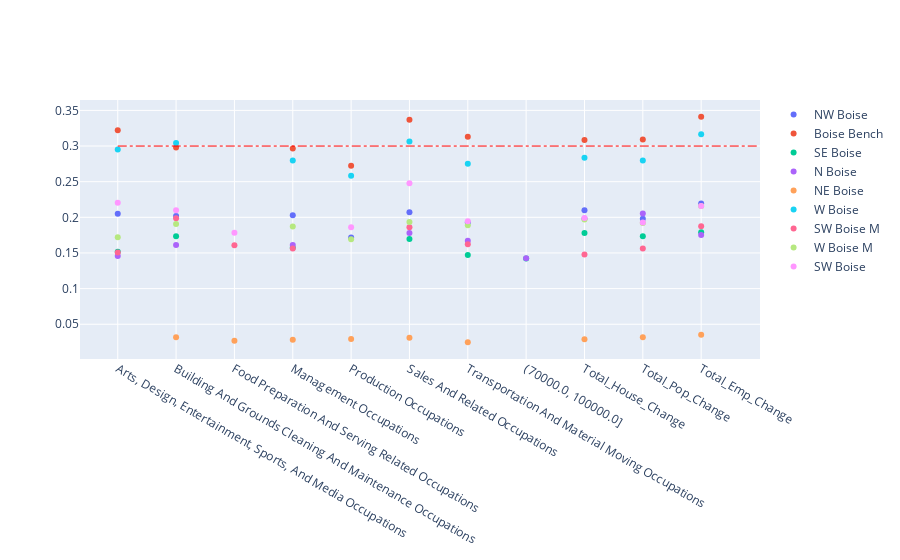

Notebook code cell kept with this figure:
### Code cell
df = pd.read_pickle('a-Coeff-compare.pkl')
df = df.iloc[1:]

fig = go.Figure()

fig.add_trace(go.Scatter(x= df['index'], y=df['NW_Boise'],
                    mode='markers',    
                    name='NW Boise'))

fig.add_trace(go.Scatter(x= df['index'], y=df['B_Bench'],
                    mode='markers',     
                    name='Boise Bench'))

fig.add_trace(go.Scatter(x= df['index'], y=df['SE_Boise'],
                    mode='markers',    
                    name='SE Boise'))

fig.add_trace(go.Scatter(x= df['index'], y=df['N_Boise'],
                    mode='markers',  
                    name='N Boise'))

fig.add_trace(go.Scatter(x= df['index'], y=df['NE_Boise'],
                    mode='markers',   
                    name='NE Boise'))

fig.add_trace(go.Scatter(x= df['index'], y=df['W_Boise'],
                    mode='markers',    
                    name='W Boise'))

fig.add_trace(go.Scatter(x= df['index'], y=df['SW_Boise_M'],
                    mode='markers',   
                    name='SW Boise M'))

fig.add_trace(go.Scatter(x= df['index'], y=df['W_Boise_M'],
                    mode='markers',   
                    name='W Boise M'))

fig.add_trace(go.Scatter(x= df['index'], y=df['SW_Boise'],
                    mode='markers',    
                    name='SW Boise'))

fig.update_layout(
    shapes=[
        # Line Horizontal
        go.layout.Shape(
            type="line",
            x0=0,y0=.3,
            x1=11,y1=.3,
            line=dict(
                color="Red",
                width=1,
                dash="dashdot",),),])
fig.show()

### Figure 1 — Plotly figure (JSON) as saved in the notebook; plotly's stock layout.template omitted (floating-point values rounded to 4 significant figures)
{"data": [{"mode": "markers", "name": "NW Boise", "type": "scatter", "x": ["Arts, Design, Entertainment, Sports, And Media Occupations", "Building And Grounds Cleaning And Maintenance Occupations", "Food Preparation And Serving Related Occupations", "Management Occupations", "Production Occupations", "Sales And Related Occupations", "Transportation And Material Moving Occupations", "(70000.0, 100000.0]", "Total_House_Change", "Total_Pop_Change", "Total_Emp_Change"], "y": [0.2051, 0.202, null, 0.203, 0.1716, 0.2072, 0.1927, null, 0.2101, 0.1981, 0.2194]}, {"mode": "markers", "name": "Boise Bench", "type": "scatter", "x": ["Arts, Design, Entertainment, Sports, And Media Occupations", "Building And Grounds Cleaning And Maintenance Occupations", "Food Preparation And Serving Related Occupations", "Management Occupations", "Production Occupations", "Sales And Related Occupations", "Transportation And Material Moving Occupations", "(70000.0, 100000.0]", "Total_House_Change", "Total_Pop_Change", "Total_Emp_Change"], "y": [0.3223, 0.2978, null, 0.2965, 0.2725, 0.3369, 0.3129, null, 0.3083, 0.3092, 0.3412]}, {"mode": "markers", "name": "SE Boise", "type": "scatter", "x": ["Arts, Design, Entertainment, Sports, And Media Occupations", "Building And Grounds Cleaning And Maintenance Occupations", "Food Preparation And Serving Related Occupations", "Management Occupations", "Production Occupations", "Sales And Related Occupations", "Transportation And Material Moving Occupations", "(70000.0, 100000.0]", "Total_House_Change", "Total_Pop_Change", "Total_Emp_Change"], "y": [0.1517, 0.1735, null, 0.1574, null, 0.1697, 0.147, 0.1422, 0.1778, 0.1736, 0.1789]}, {"mode": "markers", "name": "N Boise", "type": "scatter", "x": ["Arts, Design, Entertainment, Sports, And Media Occupations", "Building And Grounds Cleaning And Maintenance Occupations", "Food Preparation And Serving Related Occupations", "Management Occupations", "Production Occupations", "Sales And Related Occupations", "Transportation And Material Moving Occupations", "(70000.0, 100000.0]", "Total_House_Change", "Total_Pop_Change", "Total_Emp_Change"], "y": [0.1457, 0.1612, null, 0.1611, null, 0.1779, 0.1673, 0.1426, 0.1985, 0.2055, 0.175]}, {"mode": "markers", "name": "NE Boise", "type": "scatter", "x": ["Arts, Design, Entertainment, Sports, And Media Occupations", "Building And Grounds Cleaning And Maintenance Occupations", "Food Preparation And Serving Related Occupations", "Management Occupations", "Production Occupations", "Sales And Related Occupations", "Transportation And Material Moving Occupations", "(70000.0, 100000.0]", "Total_House_Change", "Total_Pop_Change", "Total_Emp_Change"], "y": [null, 0.03192, 0.02681, 0.02829, 0.02927, 0.03106, 0.02467, null, 0.02879, 0.03177, 0.03517]}, {"mode": "markers", "name": "W Boise", "type": "scatter", "x": ["Arts, Design, Entertainment, Sports, And Media Occupations", "Building And Grounds Cleaning And Maintenance Occupations", "Food Preparation And Serving Related Occupations", "Management Occupations", "Production Occupations", "Sales And Related Occupations", "Transportation And Material Moving Occupations", "(70000.0, 100000.0]", "Total_House_Change", "Total_Pop_Change", "Total_Emp_Change"], "y": [0.2952, 0.3041, null, 0.2795, 0.2584, 0.3064, 0.2753, null, 0.2837, 0.2797, 0.3166]}, {"mode": "markers", "name": "SW Boise M", "type": "scatter", "x": ["Arts, Design, Entertainment, Sports, And Media Occupations", "Building And Grounds Cleaning And Maintenance Occupations", "Food Preparation And Serving Related Occupations", "Management Occupations", "Production Occupations", "Sales And Related Occupations", "Transportation And Material Moving Occupations", "(70000.0, 100000.0]", "Total_House_Change", "Total_Pop_Change", "Total_Emp_Change"], "y": [0.1505, 0.1986, 0.1607, 0.1564, null, 0.1861, 0.1622, null, 0.1477, 0.1561, 0.1875]}, {"mode": "markers", "name": "W Boise M", "type": "scatter", "x": ["Arts, Design, Entertainment, Sports, And Media Occupations", "Building And Grounds Cleaning And Maintenance Occupations", "Food Preparation And Serving Related Occupations", "Management Occupations", "Production Occupations", "Sales And Related Occupations", "Transportation And Material Moving Occupations", "(70000.0, 100000.0]", "Total_House_Change", "Total_Pop_Change", "Total_Emp_Change"], "y": [0.172, 0.1905, null, 0.1873, 0.1692, 0.1934, 0.189, null, 0.1968, 0.1921, 0.2157]}, {"mode": "markers", "name": "SW Boise", "type": "scatter", "x": ["Arts, Design, Entertainment, Sports, And Media Occupations", "Building And Grounds Cleaning And Maintenance Occupations", "Food Preparation And Serving Related Occupations", "Management Occupations", "Production Occupations", "Sales And Related Occupations", "Transportation And Material Moving Occupations", "(70000.0, 100000.0]", "Total_House_Change", "Total_Pop_Change", "Total_Emp_Change"], "y": [0.2204, 0.21, 0.1785, null, 0.1862, 0.2478, 0.1944, null, 0.199, 0.1929, 0.2158]}], "layout": {"shapes": [{"line": {"color": "Red", "dash": "dashdot", "width": 1}, "type": "line", "x0": 0, "x1": 11, "y0": 0.3, "y1": 0.3}]}}
